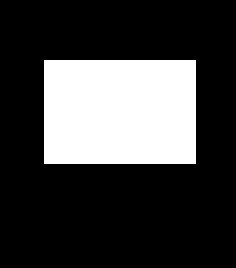
%> input picture good/rectangle.bmp, 59 x 67 px (shown 4 times larger)
$ octave test_clear_contur.m   (GNU Octave 9; MATLAB toolbox functions it lacks are replaced by stand-ins)
%> lines starting %> are read from the running program, lines starting %| are printed output that depends on the picture; in (x1, y1, x2, y2) boxes, pixels count from 0 and x2, y2 are one past the last pixel; in counts of white or black regions, pixels touching at a corner belong together; the program's own positions count from 1
### test_plot.m
function R = test_plot( im )
%> called with im = 'noise/rectangle.bmp'
if nargin == 0
    im = 'noise/rectangle.bmp';
end
I = imread(im);
%> I: size 67x59 uint8; 75% white; 1 black region, box (x1, y1, x2, y2) and area: (11, 15, 49, 41) 988
%imshow(I);
%BW = im2bw(I, graythresh(I));
%BW = im2bw(I,0.5);

BW = ~I;
%figure;
%imshow(BW);
B = bwboundaries(BW,8,'noholes');
%> B = 1 boundary; box (x1, y1, x2, y2) and points: (11, 15, 49, 41) 125

[~, Index] = sort(cellfun('length', B), 'ascend');
%> Index = 1
B = B(Index);
%> B = 1 item
R = B{end};
%> R = 125 rows, first 12: [16 12; 16 13; 16 14; 16 15; 16 16; 16 17; 16 18; 16 19; 16 20; 16 21; 16 22; 16 23]

% [14 lines of commented-out code are left out]
end

% [19 lines left out: function get_boundary, not called in this run]

### test_clear_contur.m
close all;
clear;
%b=[10,10;10,11;10,12;9,12;11,12];
%plot(b(:,1),b(:,2));
%I = test_plot('good/rectangle.bmp');
I = test_plot('noise/rectangle.bmp');
%> I has the same summary as R in test_plot
cb = ClearContur(I);
%figure;
%grid on;
%axes;
%set(figure_handle,'CurrentAxes',axes_handle)
%imshow(cb.img,[0,1],'InitialMagnification','fit');

colormap([0 0 0; 1 1 1; 1 0 0 ;0 0 1]);
image(cb.img);
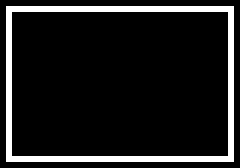
%> displayed picture: size 28x40x3, on the screen's scale of 0 to 255 (shown 6 times larger); 11.1% white in thin lines or dots, all inside (x1, y1, x2, y2) = (1, 1, 39, 27)
%cb.img(3,3) = 2;
%n=input('Press any key');
cb.Trace();
% [8 lines of commented-out code are left out]

$ run again, with good/hexagon.bmp copied over good/rectangle.bmp
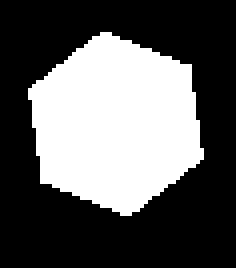
%> input picture good/hexagon.bmp, 59 x 67 px (shown 4 times larger)
%> BW: size 67x59 logical; 36.6% white; 1 white region, box (x1, y1, x2, y2) and area: (7, 8, 51, 54) 1447
%> in test_plot, `B = bwboundaries(BW,8,'noholes');`: B = 1 boundary; box (x1, y1, x2, y2) and points: (7, 8, 51, 54) 127
%> Index = 1
%> in test_plot, `B = B(Index);`: B = 1 item
%> R = 127 rows, first 12: [23 8; 22 9; 21 10; 21 11; 20 12; 19 13; 18 14; 17 15; 17 16; 16 17; 15 18; 14 19]
%> `I = test_plot('noise/rectangle.bmp');`: I has the same summary as R in test_plot
%> `image(cb.img);`:
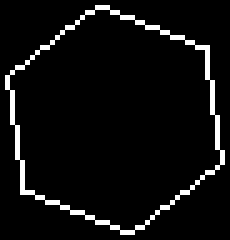
%> displayed picture: size 48x46x3, on the screen's scale of 0 to 255 (shown 5 times larger); 5.7% white in thin lines or dots

$ run again, with good/oval.bmp copied over good/rectangle.bmp
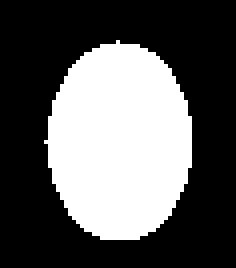
%> input picture good/oval.bmp, 59 x 67 px (shown 4 times larger)
%> BW: size 67x59 logical; 36% white; 1 white region, box (x1, y1, x2, y2) and area: (11, 10, 48, 60) 1422
%> in test_plot, `B = bwboundaries(BW,8,'noholes');`: B = 1 boundary; box (x1, y1, x2, y2) and points: (11, 10, 48, 60) 123
%> Index = 1
%> in test_plot, `B = B(Index);`: B = 1 item
%> R = 123 rows, first 12: [36 12; 35 13; 34 13; 33 13; 32 13; 31 13; 30 13; 29 14; 28 14; 27 14; 26 14; 25 15]
%> `I = test_plot('noise/rectangle.bmp');`: I has the same summary as R in test_plot
%> `image(cb.img);`:
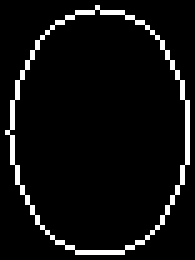
%> displayed picture: size 52x39x3, on the screen's scale of 0 to 255 (shown 5 times larger); 6% white in thin lines or dots
